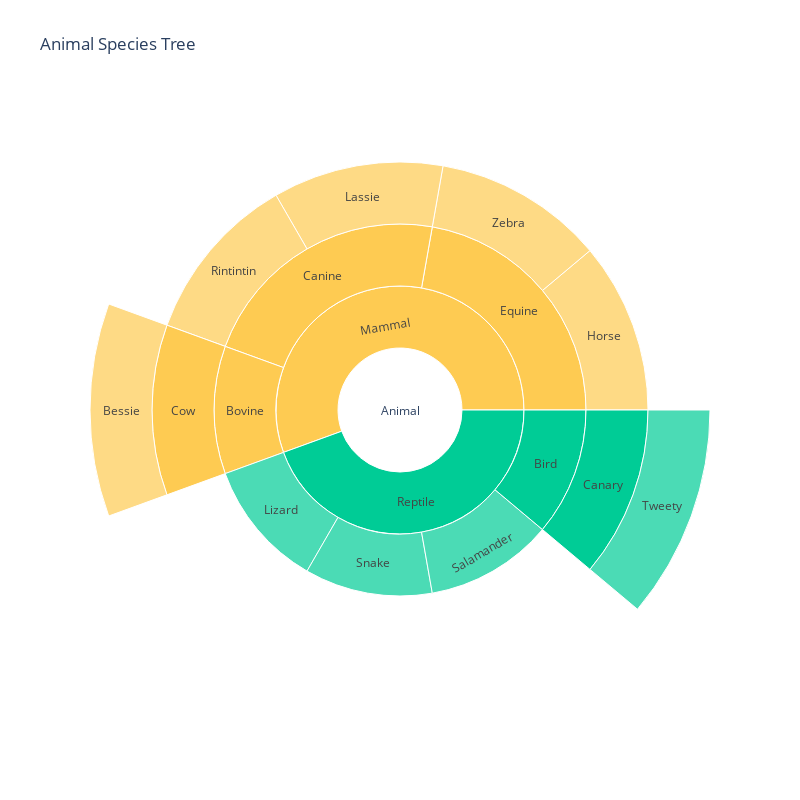

The notebook cell saved with this chart:
### Markdown cell above
## Assignment 2.3

Display the information in the tree below as a Sunburst Chart.

<img src="species.jpg" alt="Figured obtained from http://people.cs.ksu.edu/~schmidt/300s05/">

Your chart should look like the following:

<img src="sunburst.png">

**Requirements:**
- A sunburst chart
- Plot title
  - `Animal Species Tree`
- Make sure that all Mammals have a yellow color (with hex color "#fecb52"), and all Reptiles have a green color (with hex color "#00cc96").
- The height of the graph needs to be 600
- The hierarchy of the sunburst chart needs to match the hierarchy of the tree (exactly like what is shown in the example).

*Hints*:
- Examples of how to work with Sunburts charts can be found in the plot.ly documentation: https://plot.ly/python/sunburst-charts/
- In a sunburst plot you can also scale the size of the 'pie slices' based on a value, this is not necessary for this exercise.

### Code cell
data = dict(
    character=[
        "Animal", 
        "Reptile", "Mammal", 
        "Lizard", "Snake", "Salamander", "Bird", 
        "Canary", "Tweety",
        "Equine", "Bovine", "Canine",
        "Horse", "Zebra", "Cow", "Bessie", "Lassie", "Rintintin"
    ],
    parent=[
        "", 
        "Animal", "Animal",
        "Reptile", "Reptile", "Reptile", "Reptile",
        "Bird", "Canary",
        "Mammal", "Mammal", "Mammal",
        "Equine", "Equine", "Bovine", "Cow", "Canine", "Canine"
    ]
)


df = pd.DataFrame(data)

def assign_color(row, ancestry_map):
    character = row["character"]
    while character:
        if character == "Mammal":
            return "#fecb52"
        elif character == "Reptile":
            return "#00cc96"
        character = ancestry_map.get(character, "")
    return "white"

ancestry_map = dict(zip(df["character"], df["parent"]))


df["color"] = df.apply(assign_color, axis=1, ancestry_map=ancestry_map)

fig = px.sunburst(
    df, names='character', 
    parents='parent', 
    color='character',
    color_discrete_map=dict(zip(df["character"], df["color"])),
    title="Animal Species Tree",
    width=800,
    height=800
)

fig.show()

### Figure 1 — Plotly figure (JSON) as saved in the notebook; plotly's stock layout.template omitted (floating-point values rounded to 4 significant figures)
{"data": [{"domain": {"x": [0, 1], "y": [0, 1]}, "hovertemplate": "character=%{label}<br>parent=%{parent}<extra></extra>", "labels": ["Animal", "Reptile", "Mammal", "Lizard", "Snake", "Salamander", "Bird", "Canary", "Tweety", "Equine", "Bovine", "Canine", "Horse", "Zebra", "Cow", "Bessie", "Lassie", "Rintintin"], "marker": {"colors": ["white", "#00cc96", "#fecb52", "#00cc96", "#00cc96", "#00cc96", "#00cc96", "#00cc96", "#00cc96", "#fecb52", "#fecb52", "#fecb52", "#fecb52", "#fecb52", "#fecb52", "#fecb52", "#fecb52", "#fecb52"]}, "name": "", "parents": ["", "Animal", "Animal", "Reptile", "Reptile", "Reptile", "Reptile", "Bird", "Canary", "Mammal", "Mammal", "Mammal", "Equine", "Equine", "Bovine", "Cow", "Canine", "Canine"], "type": "sunburst"}], "layout": {"height": 800, "legend": {"tracegroupgap": 0}, "title": {"text": "Animal Species Tree"}, "width": 800}}
